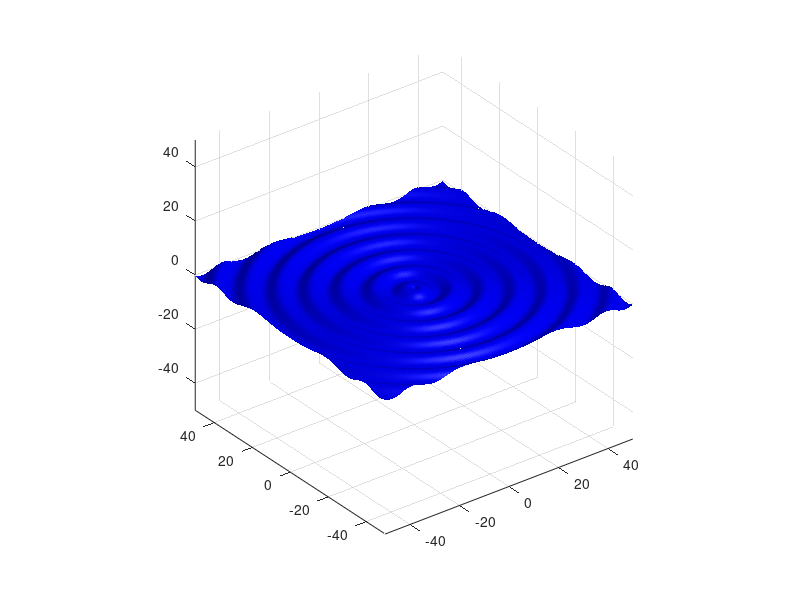

MATLAB code for this plot: (Note: this script raises an error after producing the figure.)
%%will plot the formation of ripples on water surface  ('_') ->
clear all 
clc
x=-50:0.5:50;
y=-50:0.5:50;
[X,Y] = meshgrid(x,y); % create rectangular mesh
R=sqrt(X.^2+Y.^2); %radius
k=0.1; % wave vector
phi=0; % phase
count=1;
for freqrps=0.1:0.1:2*pi
                    Z=sin((2*pi-freqrps)*k*R);
                   surf(X,Y,Z,'Facecolor','blue','Edgecolor','none');
                   axis equal;
camlight right  ; 
lighting phong;
 M(count)=getframe;
            count=count+1;
end
